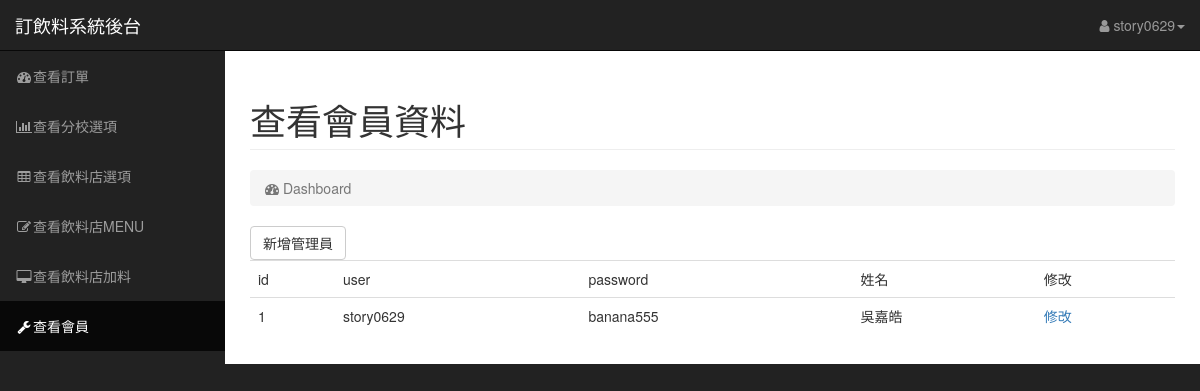
The app's page /backend/member.php (signed in) with its own data.
### tables this page shows
CREATE TABLE `member` (
  `id` int(100) UNSIGNED NOT NULL,
  `user` varchar(100) NOT NULL,
  `password` varchar(100) NOT NULL,
  `name` varchar(100) NOT NULL
);

### backend/member.php (the view, shortened to what this page needs)
<?php
    $sql = "SELECT * FROM `member`";
    $result = mysql_query($sql);
 ?>
<!DOCTYPE html>
<html lang="en">
<head>
    <link href="../css/bootstrap.min.css" rel="stylesheet">
    <link href="../css/sb-admin.css" rel="stylesheet">
    <link href="../css/plugins/morris.css" rel="stylesheet">
    <link href="https://cdnjs.cloudflare.com/ajax/libs/font-awesome/4.7.0/css/font-awesome.min.css" rel="stylesheet">
</head>
<body>
    <div id="wrapper">
        <nav class="navbar navbar-inverse navbar-fixed-top" role="navigation">
            <div class="navbar-header">
                <a class="navbar-brand" href="index.php">訂飲料系統後台</a>
            </div>
            <ul class="nav navbar-right top-nav">
                <li class="dropdown">
                    <a href="#" class="dropdown-toggle" data-toggle="dropdown"><i class="fa fa-user"></i>&nbsp;<?php echo $_SESSION["USER"]; ?><b class="caret"></b></a>
                </li>
            </ul>
            <div class="collapse navbar-collapse navbar-ex1-collapse">
                <ul class="nav navbar-nav side-nav">
                    <li>
                        <a href="index.php"><i class="fa fa-fw fa-dashboard"></i>查看訂單</a>
                    </li>
                    <li>
                        <a href="scholl.php"><i class="fa fa-fw fa-bar-chart-o"></i>查看分校選項</a>
                    </li>
                    <li>
                        <a href="shop.php"><i class="fa fa-fw fa-table"></i>查看飲料店選項</a>
                    </li>
                    <li>
                        <a href="menu.php"><i class="fa fa-fw fa-edit"></i>查看飲料店MENU</a>
                    </li>
                    <li>
                        <a href="goods.php"><i class="fa fa-fw fa-desktop"></i>查看飲料店加料</a>
                    </li>
                    <li class="active">
                        <a href="member.php"><i class="fa fa-fw fa-wrench"></i>查看會員</a>
                    </li>
                </ul>
            </div>
        </nav>
        <div id="page-wrapper">
            <div class="container-fluid">
                <div class="row">
                    <div class="col-lg-12">
                        <h1 class="page-header">
                            查看會員資料<small></small>
                        </h1>
                        <ol class="breadcrumb">
                            <li class="active">
                                <i class="fa fa-dashboard"></i> Dashboard
                            </li>
                        </ol>
                        <a href="member_add.php" class="btn btn-default">新增管理員</a>
                    </div>
                </div>
                <div class="table-responsive">
                    <table class="container table">
                        <tr>
                            <td>id</td>
                            <td>user</td>
                            <td>password</td>
                            <td>姓名</td>
                            <td>修改</td>
                        </tr>
                        <?php while($row = mysql_fetch_assoc($result)) { ?>
                        <tr>
                            <td><?php echo $row["id"]; ?></td>
                            <td><?php echo $row["user"]; ?></td>
                            <td><?php echo $row["password"]; ?></td>
                            <td><?php echo $row["name"]; ?></td>
                            <td><a href="member_modify.php?id=<?php echo $row["id"]; ?>">修改</a></td>
                        </tr>
                        <?php } ?>
                    </table>
                </div>
            </div>
        </div>
    </div>
</body>
</html>

### css/sb-admin.css (style rules this page uses)
body { margin-top: 100px; background-color: #222; }
@media (min-width:768px) { body { margin-top: 50px; } }
#wrapper { padding-left: 0; }
#page-wrapper { width: 100%; padding: 0; background-color: #fff; }
@media (min-width:768px) { #wrapper { padding-left: 225px; } }
@media (min-width:768px) { #page-wrapper { padding: 10px; } }
.top-nav { padding: 0 15px; }
.top-nav>li { display: inline-block; float: left; }
.top-nav>li>a { padding-top: 15px; padding-bottom: 15px; line-height: 20px; color: #999; }
@media (min-width:768px) { .side-nav { position: fixed; top: 51px; left: 225px; width: 225px; margin-left: -225px; border: none; border-radius: 0; overflow-y: auto; background-color: #222; bottom: 0; overflow-x: hidden; padding-bottom: 40px; } }
@media (min-width:768px) { .side-nav>li>a { width: 225px; } }

### records on screen
member: id "1", user "story0629", password "banana555", name "吳嘉皓"

### other values on screen
$_SESSION["USER"] "story0629"
